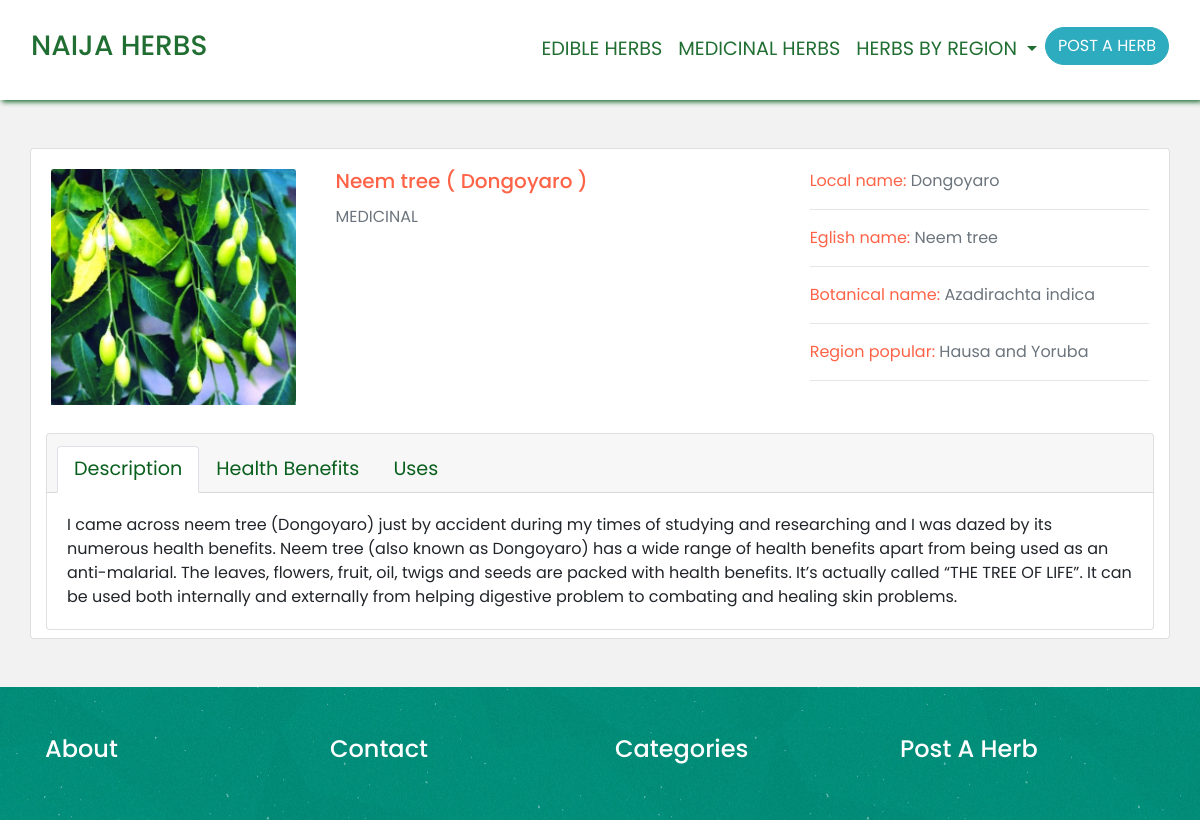
The app's page /herb/4/ with its own data.
### nijaherbs/models.py (models this page shows, shortened)
class Herb(models.Model):
    image = models.ImageField(upload_to = 'images/', blank=True)
    summary = models.TextField(max_length=1000, help_text='Enter a brief description of the herb')
    description	= models.TextField(help_text='Enter description of the herb', null=True)
    health_benefits	= models.TextField(help_text='Enter the health benefits of the of the herb', null=True)
    uses	= models.TextField(help_text='Enter uses of the herb', null=True)
    local_Name = models.CharField(max_length=200)
    english_Name = models.CharField(max_length=200)
    botanical_Name = models.CharField(max_length=200)
    region = models.ForeignKey('Region', on_delete=models.SET_NULL, null=True)
    category = models.ForeignKey('Category', on_delete=models.SET_NULL, null=True)
    created_on = models.DateTimeField(auto_now_add=True, null=True)
    class Meta:
        ordering = ('-created_on',)

class Category(models.Model):
    name = models.CharField(max_length=200, help_text='Enter a herb category (e.g. Medicinal)')
    class Meta:
        ordering = ('name',)
        verbose_name = 'category'
        verbose_name_plural = 'categories'
    def __str__(self):
        return self.name

class Region(models.Model):
    name = models.CharField(max_length=200, help_text='Enter a region (e.g. Yoruba)')
    def __str__(self):
        return self.name

### nijaherbs/views.py (the view)
# urls.py: path('herb/<int:pk>/', HerbDetailView.as_view(), name='herb'),
class HerbDetailView(DetailView):
    model = Herb
    template_name = 'herb.html'

### templates/herb.html (shortened to what this page needs)
{% extends 'base.html' %}
{% block content %}
  <section id="feature-search-list" class="py-5">
      <div id="herb-search-list" class="container card">
          <div class="row">
                          <div class="col-md-3 card-body">
                          <img class="card-img-top img-fluid" src="{{ herb.image.url }}" alt="">
                          </div>
                          <div class="col-md-5 card-body">
                                      <h5 class="card-title">
                                      {{ herb.english_Name }} ( {{ herb.local_Name }} )
                                      </h5>
                                      <p class="text-muted text-uppercase">{{ herb.category }}</p>
                          </div>
                          <div class="col-md-4 card-body">
                                      <div class="herb-attribute">
                                          <p class="herb-xter">Local name: <span class="text-muted">{{ herb.local_Name }} </span></p><hr><p class="herb-xter">Eglish name: <span class="text-muted">{{ herb.english_Name }} </span></p><hr>
                                          <p class="herb-xter">Botanical name: <span class="text-muted">{{ herb.botanical_Name }} </span></p><hr>
                                          <p class="herb-xter">Region popular: <span class="text-muted">{{ herb.region }} </span></p><hr>
                                      </div>
                          </div>
                  </div>
                  <div class="row py-2">
                      <div class="col-md-12">
                        <div class="card">
                          <div class="card-header">
                            <ul class="nav nav-tabs card-header-tabs">
                              <li class="nav-item">
                                <a data-toggle="tab" href="#description" class="nav-link active">Description</a>
                              </li>
                              <li class="nav-item">
                                  <a data-toggle="tab" class="nav-link" href="#benefits">Health Benefits</a>
                              </li>
                              <li class="nav-item">
                                  <a data-toggle="tab" class="nav-link" href="#uses">Uses</a>
                              </li>
                            </ul>
                          </div>
                          <div class="tab-content">
                            <div id="description" class="card-body tab-pane fade show active">
                              <p class="card-text">{{ herb.description }}
                              </p>
                            </div>
                          </div>
                        </div>
                      </div>
                    </div>
              </div>
          </div>
{% endblock content %}

### static/css/style.css (style rules this page uses)
body { font-family: 'Poppins', sans-serif; }
.nav-link { color:#095f1d !important; font-size: 1.2rem; }
.card h4, h5, h6 { color: #ff6347 }
.herb-xter { color: #ff6347; }
#feature-search-list { background: #f2f2f2; margin-top: 100px; }

### records on screen
Herb: image (picture), english_Name "Neem tree", local_Name "Dongoyaro", category "MEDICINAL", botanical_Name "Azadirachta indica", region "Hausa and Yoruba", description "I came across neem tree (Dongoyaro) just by accident during my times of studying and researching and I was dazed by its numerous health benefits. Neem tree (also known as Dongoyaro) has a wide range of health benefits apart from being used as an anti-malarial. The leaves, flowers, fruit, oil, twigs and seeds are packed with health benefits. It’s actually called “THE TREE OF LIFE”. It can be used both internally and externally from helping digestive problem to combating and healing skin problems."
